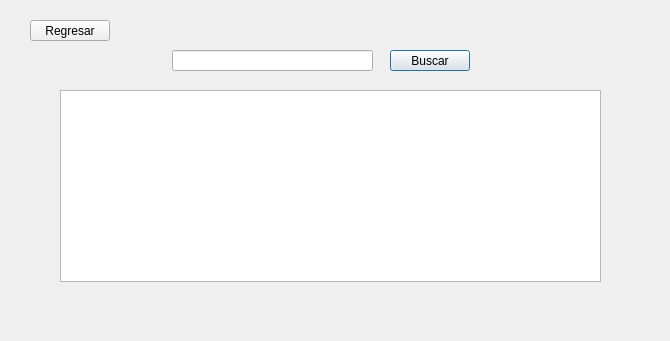
<?xml version="1.0" encoding="UTF-8"?>
<ui version="4.0">
 <class>pantalla_buscar</class>
 <widget class="QDialog" name="pantalla_buscar">
  <property name="geometry">
   <rect>
    <x>0</x>
    <y>0</y>
    <width>670</width>
    <height>341</height>
   </rect>
  </property>
  <property name="windowTitle">
   <string>Dialog</string>
  </property>
  <widget class="QLineEdit" name="lineEdit">
   <property name="geometry">
    <rect>
     <x>172</x>
     <y>50</y>
     <width>201</width>
     <height>21</height>
    </rect>
   </property>
  </widget>
  <widget class="QPushButton" name="pushButton">
   <property name="geometry">
    <rect>
     <x>390</x>
     <y>50</y>
     <width>80</width>
     <height>21</height>
    </rect>
   </property>
   <property name="text">
    <string>Buscar</string>
   </property>
  </widget>
  <widget class="QTableView" name="tableView">
   <property name="geometry">
    <rect>
     <x>60</x>
     <y>90</y>
     <width>541</width>
     <height>192</height>
    </rect>
   </property>
  </widget>
  <widget class="QPushButton" name="pushButton_2">
   <property name="geometry">
    <rect>
     <x>30</x>
     <y>20</y>
     <width>80</width>
     <height>21</height>
    </rect>
   </property>
   <property name="text">
    <string>Regresar</string>
   </property>
  </widget>
 </widget>
 <resources/>
 <connections/>
</ui>
